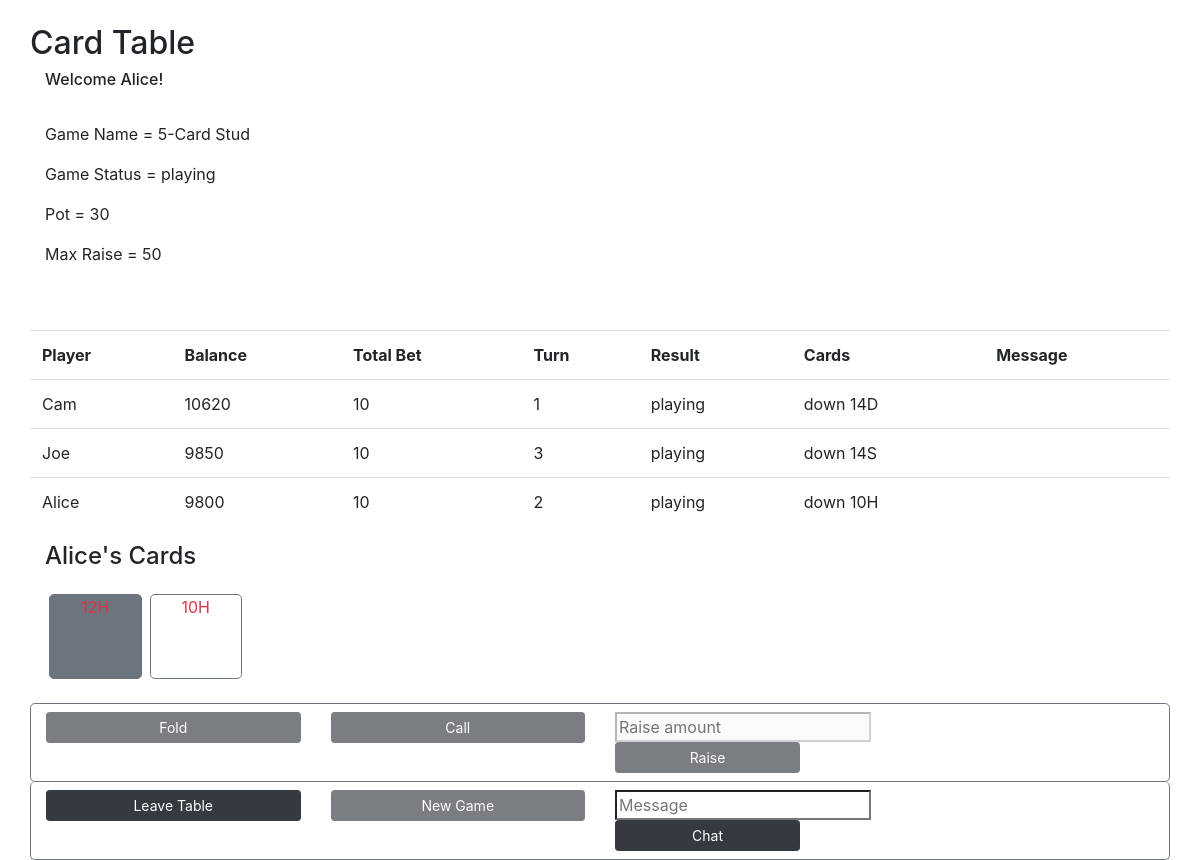
The page /card-table (signed in) on the database its author committed.
### models.py (models this page shows)
class User(db.Model):
    __tablename__ = "users"
    id = db.Column(db.Integer, primary_key=True)
    user_name = db.Column(db.String(255))
    email = db.Column(db.String(255))
    password = db.Column(db.String(255))
    balance = db.Column(db.Integer)
    photo = db.Column(db.BLOB)
    current_game_id = db.Column(db.Integer, db.ForeignKey("games.id"), nullable=True)  # is null if not currently in a game
    current_game = db.relationship("Game", foreign_keys=[current_game_id], backref="game_users")
    created_at = db.Column(db.DateTime, server_default=func.now())
    updated_at = db.Column(db.DateTime, server_default=func.now(), onupdate=func.now())

class GameType(db.Model):
    __tablename__ = "game_types"
    id = db.Column(db.Integer, primary_key=True)
    game_name = db.Column(db.String(255))
    time_limit = db.Column(db.Integer)
    min_players = db.Column(db.Integer)
    max_players = db.Column(db.Integer)
    ante = db.Column(db.Integer)
    max_raise = db.Column(db.Integer)
    rounds = db.relationship("GameRound", back_populates="game_type")
    created_at = db.Column(db.DateTime, server_default=func.now())
    updated_at = db.Column(db.DateTime, server_default=func.now(), onupdate=func.now())

### controller.py (the view, shortened to what this page needs)
def card_table():
    if 'user_id' in session:
        user_id = session['user_id']
        user = getUser(user_id)
        if user:
            game_id = getGameIDFromUserID(user_id)
            game = getGame(game_id)
            user_turn = getUserTurn(game_id, user_id)
            if game and game.game_status != 0:
                gameInfo = getGameInfo(user, game)
                return render_template('card-table.html', user = gameInfo['user'], game = gameInfo['game'], players = gameInfo['players'], cards = gameInfo['cards'])
            else:
                return redirect('/lobby')
    return redirect('/login-registration')

### utilities.py (called while the page is built)
def getUser(user_id):
    user = User.query.get(user_id)
    return user

def getUserTurn(game_id, user_id):
    player = Player.query.filter_by(game_id=game_id, player_id=user_id).first()
    if player:
        return player.turn
    else:
        return False

def getGameIDFromUserID(user_id):
    user = User.query.get(user_id)
    game = Game.query.get(user.current_game_id)
    if game:
        return game.id
    else:
        return False

def getGame(game_id):
    game = Game.query.get(game_id)
    return game

def getPlayers(game_id):
    players = Player.query.filter_by(game_id=game_id)
    return players

def getCards(game_id, player_id):
    cards = Card.query.filter_by(game_id=game_id, player_id=player_id)
    return cards

def getNumActivePlayers(game_id):
    num_active_players = Player.query.filter_by(game_id=game_id, result=1).count()
    return num_active_players

### templates/card-table.html (shortened to what this page needs)
<!DOCTYPE html>
<html lang="en">
<head>
    <link href="https://stackpath.bootstrapcdn.com/bootstrap/4.4.1/css/bootstrap.min.css" rel="stylesheet">
</head>
<body>
    <div class="container bg-white">
        <h2 class="row pt-4">Card Table</h2>
        <h6>Welcome {{user.user_name}}!</h6>
        <div class="row pt-4">
            <p class="col-12">Game Name = {{game.game_name}}</p>
            <p class="col-12">Game Status =
                {% if game.game_status == 0 %}waiting
                {% elif game.game_status == 1 %}playing
                {% elif game.game_status == 2 %}completed
                {% else: %}error
                {% endif %}</p>
            <p class="col-12">Pot = {{game.pot}}</p>
            <p class="col-12">Max Raise = {{game.max_raise}}</p>
        </div>
        <div class="row pt-5">
            <table class="table table-fixed text-left table-hover">
                <tbody>
                    <tr scope='row'>
                        <th>Player</th>
                        <th>Balance</th>
                        <th>Total Bet</th>
                        <th>Turn</th>
                        <th>Result</th>
                        <th>Cards</th>
                        <th>Message</th>
                    </tr>
                    {% for player in players %}
                        <tr scope='row'>
                            <td>{{player.user_name}}</td>
                            <td>{{player.balance}}</td>
                            <td>{{player.total_bet}}</td>
                            <td>{{player.turn}}</td>
                            <td>
                                {% if player.result == 0 %}waiting
                                {% elif player.result == 1 %}playing
                                {% elif player.result == 2: %}winner
                                {% elif player.result == 3: %}loser
                                {% else: %}exited
                                {% endif %}
                            </td>
                            <td>
                                {% for card in player.cards %}
                                    {% if card.face_up %}
                                        {% if card.suit == 1 %}{{card.number}}C
                                        {% elif card.suit == 2 %}{{card.number}}D
                                        {% elif card.suit == 3 %}{{card.number}}H
                                        {% else %}{{card.number}}S
                                        {% endif %}
                                    {% else %} down
                                    {% endif %}
                                {% endfor %}
                            </td>
                            <td></td>
                        </tr>
                    {% endfor %}
                </tbody>
            </table>
        </div>
        <h4 class="col-12 pb-3 ml-0 pl-0">{{user.user_name}}'s Cards</h4>
        <div class="row mx-0 px-0" style="height: 85px">
            {% for card in cards %}
                {% if not card.face_up %}
                <div class="col-1 bg-secondary text-white border border-secondary rounded-lg text-center mx-1 px-0">
                {% else %}
                <div class="col-1 border border-secondary rounded-lg text-center mx-1 px-0">
                {% endif %}
                {% if card.suit == 1 %}{{card.number}}C
                {% elif card.suit == 2 %}<span class="text-danger">{{card.number}}D</span>
                {% elif card.suit == 3 %}<span class="text-danger">{{card.number}}H</span>
                {% else %}{{card.number}}S
                {% endif %}
                </div>
            {% endfor %}
        </div>
        <div class="row pt-2 border border-secondary rounded-lg mt-4 pb-2">
            {% if user.turn == game.current_turn and game.game_status == 1 %}
                <div class="col-3">
                    <a href="/card-table/fold/{{game.id}}" class="btn btn-dark btn-sm btn-block">Fold</a>
                </div>
                <div class="col-3">
                    <a href="/card-table/call/{{game.id}}" class="btn btn-dark btn-sm btn-block">Call</a>
                </div>
                <form class="col-5" action="/card-table/raise" method="post">
                    <input type="hidden" name="game_id" value={{game.id}}>
                    <input type="text" name="raise_amount" placeholder="Raise amount" class="rounded-0">
                    <button type="submit" class="col-5 btn btn-dark btn-sm">Raise</button>
                </form>
            {% else %}
                <div class="col-3">
                    <a href="/card-table/fold/{{game.id}}" class="disabled btn btn-dark btn-sm btn-block">Fold</a>
                </div>
                <div class="col-3">
                    <a href="/card-table/call/{{game.id}}" class="disabled btn btn-dark btn-sm btn-block">Call</a>
                </div>
                <form class="col-5" action="/card-table/raise" method="post">
                    <input type="text" name="raise_amount" placeholder="Raise amount" class="rounded-0" disabled>
                    <button type="submit" class="col-5 btn btn-dark btn-sm" disabled>Raise</button>
                </form>
            {% endif %}
        </div>
        <div class="row pt-2 border-bottom border-left border-right border-secondary rounded-lg mt-0 pb-2">
            <div class="col-3">
                <a href="/card-table/leave/{{game.id}}" class="btn btn-dark btn-sm btn-block">Leave Table</a>
            </div>
            {% if game.game_status == 2%}
            <div class="col-3">
                <a href="/card-table/new-game/{{game.id}}" class="btn btn-dark btn-sm btn-block">New Game</a>
            </div>
            {% else %}
            <div class="col-3">
                <a href="/card-table/new-game/{{game.id}}" class="disabled btn btn-dark btn-sm btn-block">New Game</a>
            </div>
            {% endif %}
            <form class="col-5" action="/card-table/message" method="post">
                <input type="text" name="message" placeholder="Message" class="rounded-0">
                <button type="submit" class="col-5 btn btn-dark btn-sm">Chat</button>
            </form>
        </div>
    </div>
</body>
</html>

### rows shown on the page
User: user_name "Alice", balance "9800", total_bet "10", turn "2", number "10"
GameType: game_name "5-Card Stud"
User: user_name "Cam", balance "10620", total_bet "10", turn "1", number "14"
User: user_name "Joe", balance "9850", total_bet "10", turn "3", number "14"

### other values the page prints
{{ game.pot }} "30"
{{ game.max_raise }} "50"
{{ card.number }} "10"
